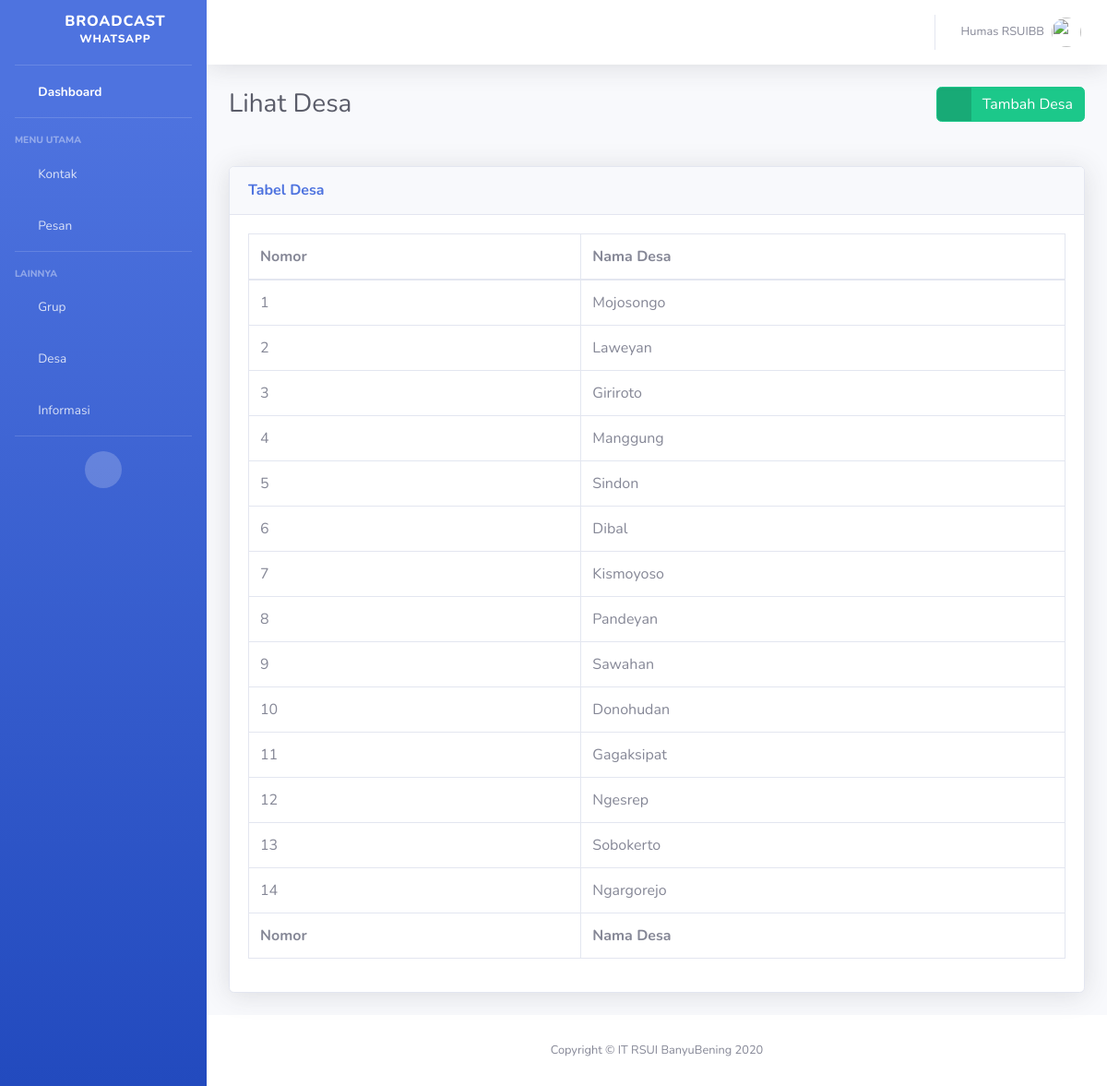
Before: /desa/ with the older database file.
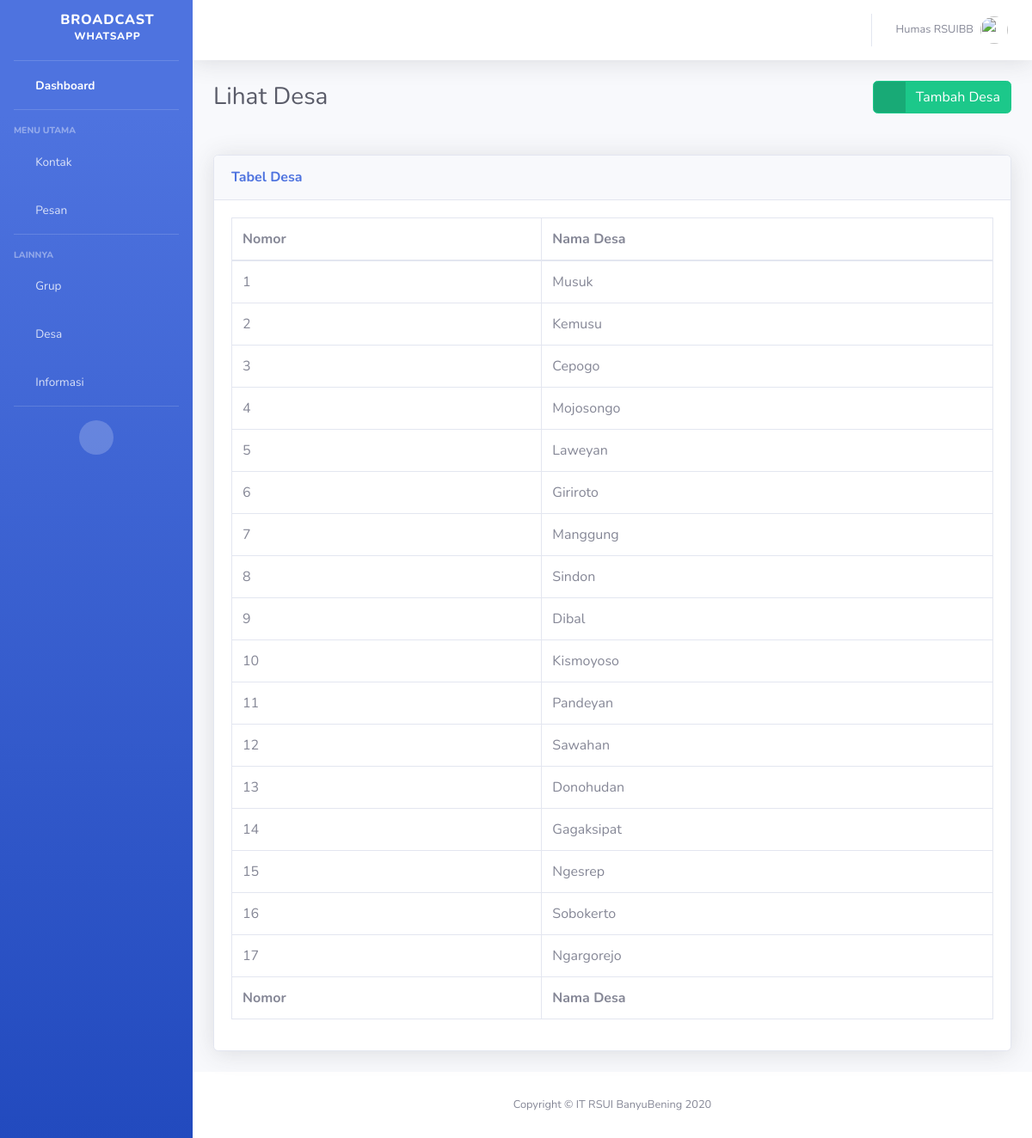
After: the same page with the newer database file.
### desa/models.py (models this page shows, shortened)
class Desa(models.Model):
    name = models.CharField(max_length=100)

### desa/views.py (the view)
# urls.py: path('', DesaListView.as_view(), name="index"),
class DesaListView(TemplateView):
    template_name   = 'desa/index.html'
    def get_context_data(self, *args, **kwargs):
        desas  = reversed(Desa.objects.all().order_by('id'))
        context = {
            'Judul'         : 'Lihat Desa',
            'Judul_Tabel'   : 'Tabel Desa',
            'Desas'         : desas,
        }
        return context

### desa/templates/desa/index.html (shortened to what this page needs)
{% extends 'base.html' %}
{% load static %}
{% block styles_custom %}
<link href="{% static "vendor/datatables/dataTables.bootstrap4.min.css" %}" rel="stylesheet">
{% endblock styles_custom %}
{% block heading %}
<div class="d-sm-flex align-items-center justify-content-between mb-4">
    <h1 class="h3 mb-0 text-gray-800">{{Judul}}</h1>
    <a href="{% url "desa:tambah" %}" class="btn btn-success btn-icon-split">
        <span class="icon text-white-50">
            <i class="fas fa-plus"></i>
        </span>
        <span class="text">Tambah Desa</span>
    </a>
</div>
{% endblock heading %}
{% block data_table %}
<div class="card shadow mb-4">
    <div class="card-header py-3">
        <h6 class="m-0 font-weight-bold text-primary">{{Judul_Tabel}}</h6>
    </div>
    <div class="card-body">
        <div class="table-responsive">
        <table class="table table-bordered" id="dataTable" width="100%" cellspacing="0">
            <thead>
                <tr>
                    <th>Nomor</th>
                    <th>Nama Desa</th>
                </tr>
            </thead>
            <tfoot>
                <tr>
                    <th>Nomor</th>
                    <th>Nama Desa</th>
                </tr>
            </tfoot>
            <tbody>
                {% for desa in Desas %}
                <tr>
                    <td>{{forloop.counter}}</td>
                    <td>{{desa.name}}</td>
                </tr>
                {% endfor %}
            </tbody>
        </table>
        </div>
    </div>
</div>
{% endblock data_table %}

### templates/base.html (shortened to what this page needs)
{% load static %}
<!DOCTYPE html>
<html lang="en">
<head>
  {% include "snippets/styles.html" %}
  {% block styles_custom %}
  {% endblock styles_custom %}
</head>
<body id="page-top">
  <div id="wrapper">
    {% include "snippets/sidebar.html" %}
    <div id="content-wrapper" class="d-flex flex-column">
      <div id="content">
        <nav class="navbar navbar-expand navbar-light bg-white topbar mb-4 static-top shadow">
          <ul class="navbar-nav ml-auto">
            <li class="nav-item dropdown no-arrow">
              <a class="nav-link dropdown-toggle" href="#" id="userDropdown" role="button" data-toggle="dropdown" aria-haspopup="true" aria-expanded="false">
                <span class="mr-2 d-none d-lg-inline text-gray-600 small">Humas RSUIBB</span>
                <img class="img-profile rounded-circle" src="https://source.unsplash.com/QAB-WJcbgJk/60x60">
              </a>
            </li>
          </ul>
        </nav>
        <div class="container-fluid">
          {% block heading %}
          {% endblock heading %}
          <div class="row">
          </div>
          {% block data_table %}
          {% endblock data_table %}
        </div>
      </div>
      <footer class="sticky-footer bg-white">
        <div class="container my-auto">
          <div class="copyright text-center my-auto">
            <span>Copyright &copy; IT RSUI BanyuBening 2020</span>
          </div>
        </div>
      </footer>
    </div>
  </div>
</body>
</html>

### templates/snippets/styles.html (shortened to what this page needs)
{% load static %}
<link href="{% static "vendor/fontawesome-free/css/all.min.css" %}" rel="stylesheet" type="text/css">
<link href="{% static "css/sb-admin-2.min.css" %}" rel="stylesheet">

### templates/snippets/sidebar.html (shortened to what this page needs)
<ul class="navbar-nav bg-gradient-primary sidebar sidebar-dark accordion" id="accordionSidebar">
    <a class="sidebar-brand d-flex align-items-center justify-content-center" href="{% url "index" %}">
        <div class="sidebar-brand-icon rotate-n-15">
        <i class="fas fa-laugh"></i>
        </div>
        <div class="sidebar-brand-text mx-3">Broadcast <sup>WhatsApp</sup></div>
    </a>
    <hr class="sidebar-divider my-0">
    <li class="nav-item active">
        <a class="nav-link" href="{% url "index" %}">
        <i class="fas fa-fw fa-tachometer-alt"></i>
        <span>Dashboard</span></a>
    </li>
    <hr class="sidebar-divider">
    <div class="sidebar-heading">
        Menu Utama
    </div>
    <li class="nav-item">
        <a class="nav-link collapsed" href="#" data-toggle="collapse" data-target="#collapseKontak" aria-expanded="true" aria-controls="collapseKontak">
            <i class="fas fa-fw fa-phone"></i>
            <span>Kontak</span>
        </a>
    </li>
    <li class="nav-item">
        <a class="nav-link collapsed" href="#" data-toggle="collapse" data-target="#collapsePesan" aria-expanded="true" aria-controls="collapsePesan">
            <i class="fas fa-fw fa-inbox"></i>
            <span>Pesan</span>
            </a>
    </li>
    <hr class="sidebar-divider">
    <div class="sidebar-heading">
        Lainnya
    </div>
    <li class="nav-item">
        <a class="nav-link collapsed" href="#" data-toggle="collapse" data-target="#collapseGrup" aria-expanded="true" aria-controls="collapseGrup">
            <i class="fas fa-fw fa-user-circle"></i>
            <span>Grup</span>
        </a>
    </li>
    <li class="nav-item">
        <a class="nav-link collapsed" href="#" data-toggle="collapse" data-target="#collapseDesa" aria-expanded="true" aria-controls="collapseKategori">
            <i class="fas fa-fw fa-flag"></i>
            <span>Desa</span>
        </a>
    </li>
    <li class="nav-item">
        <a class="nav-link" href="{% url "index" %}">
        <i class="fas fa-fw fa-info-circle"></i>
        <span>Informasi</span></a>
    </li>
    <hr class="sidebar-divider d-none d-md-block">
    <div class="text-center d-none d-md-inline">
        <button class="rounded-circle border-0" id="sidebarToggle"></button>
    </div>
</ul>

### templates/snippets/scripts.html (shortened to what this page needs)
{% load static %}

Changed rows visible on the page:
added Desa: name "Musuk"
added Desa: name "Kemusu"
added Desa: name "Cepogo"
